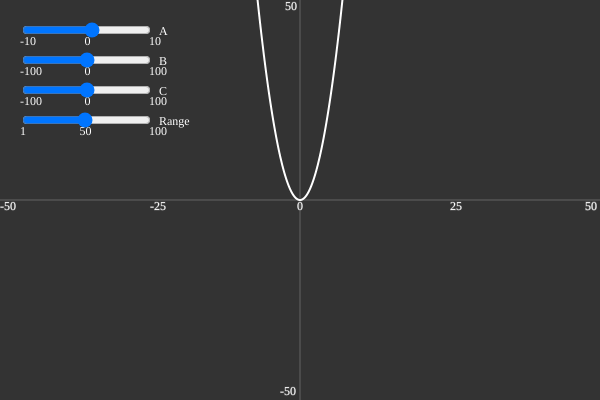
Frame 1 (no input)
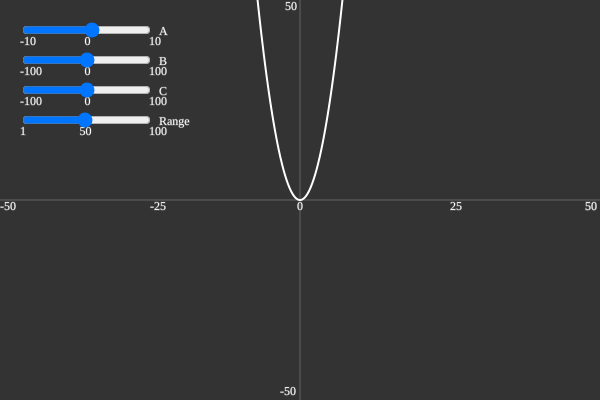
Frame 60 (no input)
Frame 120 (the mouse pressed at the canvas centre since frame 60): identical to frame 60, image omitted

The p5.js sketch that drew these frames (run headless with seeded random() and noise() and a simulated clock; from frame 60 on, the mouse is pressed at the canvas centre):

// p5.js sketch
// ── sketch.js
var bSlider, bSlider, cSlider;


function setup() {
  createCanvas(600, 400);

  aSlider = createSlider(-10,10,1, 0.1);
  aSlider.position(20,20);

  bSlider = createSlider(-100,100, 0.1);
  bSlider.position(20,50);

  cSlider = createSlider(-100,100, 0.1);
  cSlider.position(20,80);

  rangeSlider = createSlider(2,100,50,2);
  rangeSlider.position(20, 110);
}

// Draw function
function draw() {
  background(51);

  labels();
  axis();

  stroke(255);
  strokeWeight(2);
  noFill();

  var a = aSlider.value();
  var b = bSlider.value();
  var c = cSlider.value();
  var range = rangeSlider.value();


  beginShape();
  for (var i = -range; i <= range + .1; i += .01) {
    var x = map(i,-range,range,0,width)
    var y = map(a*i**2 + b*i + c,-range,range,height,0)
    vertex(x, y);
  }
  endShape();
}

function labels() {
  pop();
  strokeWeight(1);
  fill(255);
  textStyle(NORMAL);
  textFont('Georgia')


  text("A", aSlider.x * 2 + aSlider.width - 10, 35);
  text("-10", aSlider.x, aSlider.y + 25);
  text("10", aSlider.x + aSlider.width, aSlider.y + 25);
  text("0", aSlider.x + aSlider.width / 2, aSlider.y + 25);

  text("B", bSlider.x * 2 + bSlider.width - 10, 65);
  text("-100", bSlider.x, bSlider.y + 25);
  text("100", bSlider.x + bSlider.width, bSlider.y + 25);
  text("0", bSlider.x + bSlider.width / 2, bSlider.y + 25);

  text("C", cSlider.x * 2 + cSlider.width - 10, 95);
  text("-100", cSlider.x, cSlider.y + 25);
  text("100", cSlider.x + cSlider.width, cSlider.y + 25);
  text("0", cSlider.x + cSlider.width / 2, cSlider.y + 25)

  text("Range", rangeSlider.x * 2 + rangeSlider.width - 10, 125);
  text("1", rangeSlider.x, rangeSlider.y + 25);
  text("100", rangeSlider.x + rangeSlider.width, rangeSlider.y + 25);
  text("50", rangeSlider.x + rangeSlider.width / 2 - 5, rangeSlider.y + 25)

  push();
}

// Create Function to draw x and y axis
function axis() {
  stroke(100);
  strokeWeight(1);
  push();

  translate(0,height/2);
  line(0,0,width,0);
  pop();
  push();

  translate(width/2,0);
  line(0,0,0,height);
  pop();
  push();

  range = rangeSlider.value();

  // x-axis labels
  text("-" + range, 0 , height/2 + 10)
  text(range, width - 15, height/2 + 10)
  text(range, width - 15, height/2 + 10)

  text("-" + range/2, width/4, height/2 + 10)
  text(range/2, 3*width/4, height/2 + 10)

  // y-axis labels

  text(range, width/2 - 15, 10)
  text("-" + range, width/2 - 20, height - 5)

  // origin
  text(0, width/2 - 3, height/2 + 10)

}
